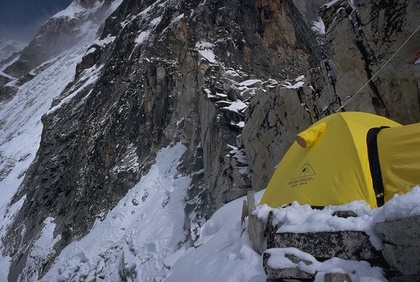
%> input picture Assignment 01/tent.jpg, 420 x 282 px, shrunk from 728 x 489 before the run
$ octave --eval "result = hw1('tent.jpg');"   (GNU Octave 9; MATLAB toolbox functions it lacks are replaced by stand-ins)
%> lines starting %> are read from the running program, lines starting %| are printed output that depends on the picture
function [num_questions] = hw1(infile)
%> called with infile = 'tent.jpg'
%HW1 Performs all commands needed for HW1.
%   The return value is the number of completed homework questions. First,
%   HW1 reads in an image, displays it in a figure, then saves the
%   image with the extension '.out.jpg'. Then, it displays statistics (min,
%   max) for each channel in the image. Then, the image is converted to a
%   grayscale. This grayscale image is displayed as a figure. After that,
%   each separate channel is taken as a grayscale image and displayed. To
%   further experiment with channels, a new 3-channel image is produced
%   which permutes the channels of the original image. To experiment with
%   indexing, the grayscale image from earlier is modified so that each
%   fifth pixel along the rows and columns are turned white. This is also
%   displayed in a figure. In addition to the statistics gathered earlier,
%   a histogram is then generated for each channel and shown in a figure.
%   After that, to experiment with function plotting, the sin and cosine
%   function are plotted from the domain -pi to pi. To experiment with
%   matrix operations, an arbitrary matrix equation is solved by using
%   inv, linsolve, and '\'. The topic of modifying certain pixel values in
%   the grayscale image is then returned to, and a one-liner is used to
%   perform a similar operation to the lattice operation that the nested
%   loop performed earlier. A similar method is then used to set all pixel
%   values over a certain threshold to black. Finally, the function
%   explores PCA and transforms a set of data points based on their PCA.
    num_questions = 0;
    img = imread(infile);
%> img is the input picture: size 282x420x3 uint8; mean R, G, B 86.8, 87.9, 89.3
    img_fig = figure;
    imshow(img);
    imwrite(img, strcat(infile, '.out.jpg'));

    % #6
    num_questions = num_questions + 1;

    % #7
    num_questions = num_questions + 1;
    whos img;
    [num_rows, num_cols, num_channels] = size(img)
%> num_rows = 282; num_cols = 420; num_channels = 3
    img_red = img(:, :, 1);
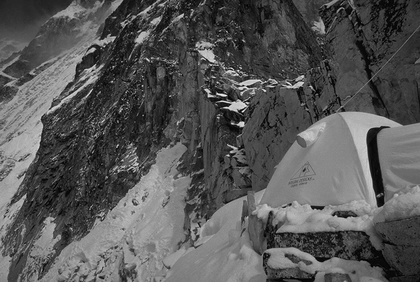
%> img_red: size 282x420 uint8; min 0, max 251, mean 86.8
    % 0
    strcat('min(min(img_red)) = ', int2str(min(min(img_red))))
%> ans = 'min(min(img_red)) =0'
    % 251
    strcat('max(max(img_red)) = ', int2str(max(max(img_red))))
%> ans = 'max(max(img_red)) =251'
    img_green = img(:, :, 2);
    % 0
    strcat('min(min(img_green)) = ', int2str(min(min(img_green))))
%> ans = 'min(min(img_green)) =0'
    % 248
    strcat('max(max(img_green)) = ', int2str(max(max(img_green))))
%> ans = 'max(max(img_green)) =249'
    img_blue = img(:, :, 3);
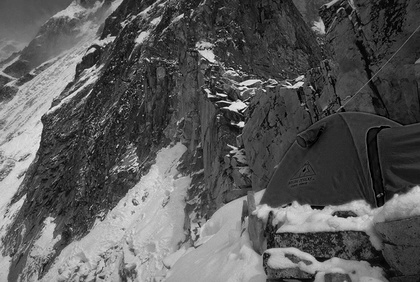
%> img_blue: size 282x420 uint8; min 0, max 250, mean 89.3
    % 0
    strcat('min(min(img_blue)) = ', int2str(min(min(img_blue))))
%> ans = 'min(min(img_blue)) =0'
    % 253
    strcat('max(max(img_blue)) = ', int2str(max(max(img_blue))))
%> ans = 'max(max(img_blue)) =250'
    img_gray = rgb2gray(img);
    'size(img_gray) = '
    size(img_gray)
%> ans = [282 420]
    img_gray_fig = figure;
    imshow(img_gray);

    % #8
    num_questions = num_questions + 1;
    img_red_fig = figure;
    imshow(img_red);
    img_green_fig = figure;
    imshow(img_green);
    img_blue_fig = figure;
    imshow(img_blue);

    img_permuted = zeros(size(img), 'uint8');
    img_permuted(:, :, 1) = img_green;
    img_permuted(:, :, 2) = img_blue;
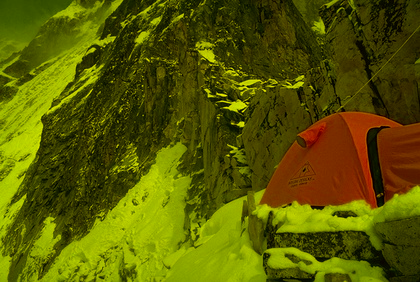
%> img_permuted: size 282x420x3 uint8; mean R, G, B 87.9, 89.3, 0
    img_permuted(:, :, 3) = img_red;
    img_permuted_fig = figure;
    imshow(img_permuted);

    % #9
    num_questions = num_questions + 1;
    img_gray_scaled = cast(img_gray, 'double') ./ 255.0;
    img_gray_size = size(img_gray_scaled);
%> img_gray_size = [282 420]
    for y = 5:5:img_gray_size(1)
        for x = 5:5:img_gray_size(2)
            img_gray_scaled(y, x) = 1.0;
        end
    end
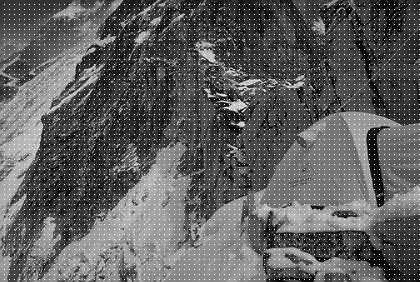
%> img_gray_scaled: size 282x420 double; min 0, max 1, mean 0.37

    img_gray_lattice_imagesc_fig = figure;
    imagesc(img_gray_scaled);
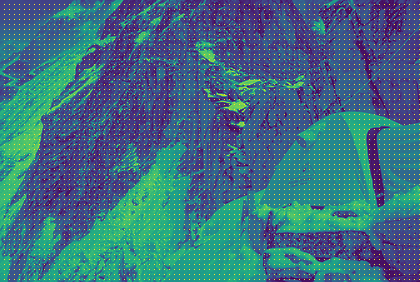
%> displayed picture: size 282x420x3, on the screen's scale of 0 to 255; mean R, G, B 61.4, 108.7, 129.5
    img_gray_lattice_imgshow_fig = figure;
    imshow(img_gray_scaled);

    % #10
    num_questions = num_questions + 1;
    img_red_1d_fig = figure;
    histogram(img_red(:), 20);
%> figure, not shown here; tallest bar 14923 high, from x = 62.75 to 75.3
    img_green_1d_fig = figure;
    histogram(img_green(:), 20);
%> figure, not shown here; tallest bar 17149 high, from x = 49.8 to 62.25
    img_blue_1d_fig = figure;
    histogram(img_blue(:), 20);
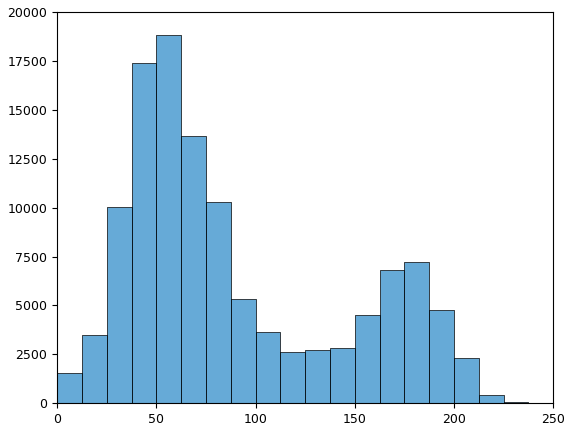
%> figure redrawn from the program's plot data; tallest bar 18823 high, from x = 50 to 62.5

    % #11
    num_questions = num_questions + 1;
    sin_fig = figure;
    X = linspace(-pi, pi);
    plot(X, sin(X), 'b');
    hold on;
    plot(X, cos(X), 'r');
%> figure, not shown here; curve peaks at x = 1.55, y = 1; curve peaks at x = -0.0317, y = 0.999

    % #12
    num_questions = num_questions + 1;
    mat_12 = [3 4 1; 2 -1 2; 1 1 -1];
    vec_12 = [9; 8; 0];
    mat_12_inv = inv(mat_12);
    ans_12_1 = mat_12_inv * vec_12
    mat_12 * ans_12_1

    ans_12_2 = linsolve(mat_12, vec_12)
    ans_12_3 = mat_12 \ vec_12
    diff_12 = ans_12_2 - ans_12_1

    % #15
    num_questions = num_questions + 1;
    img_gray_15 = cast(img_gray, 'double') ./ 255;
    img_gray_15_size = size(img_gray_15)
%> img_gray_15_size = [282 420]
    img_gray_15(5:5:(img_gray_15_size(1)), 5:5:(img_gray_15_size(2))) = 0.0;
%> img_gray_15: size 282x420 double; min 0, max 0.98, mean 0.33
    img_gray_15_fig_1 = figure;
    imshow(img_gray_15);

    img_gray_15(find(img_gray_15 > 0.5)) = 0.0;
    img_gray_15_fig_2 = figure;
    imshow(img_gray_15);

    % #16
    num_questions = num_questions + 1;
    pca_mat = importdata('pca.txt')
    pca_mat_size = size(pca_mat);
    pca_fig = figure;
    scatter(pca_mat(:, 1), pca_mat(:, 2), 3, 'filled');
    axis equal;
%> `result = hw1('tent.jpg');`:
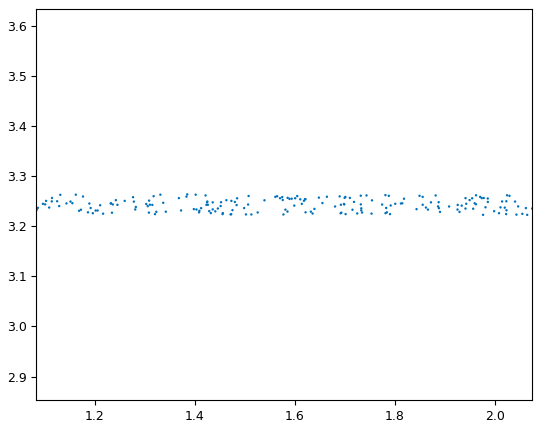
%> figure redrawn from the program's plot data
    covar = cov(pca_mat)

    % #17
    num_questions = num_questions + 1;
    pca_mean = sum(pca_mat, 1) / pca_mat_size(1)
    pca_mat_mean = pca_mat - pca_mean
    covar_mean = cov(pca_mat_mean)
    [pca_cov_eigvecs, pca_cov_eigvals] = eig(cov(pca_mat_mean))
    pca_cov_eigvecs(:, 1)' * pca_cov_eigvecs(:, 2)
    % Essentially, we have a new basis defined by our eigenvectors, and we
    % just need to multiply each (x, y) coordinate against that new basis
    % to get that point in terms of that basis. This requires some
    % transpose shenanagans.
    pca_performed = pca_mat * pca_cov_eigvecs(:, [2 1]);
    covar_pca = cov(pca_performed)
    pca_fig_2 = figure;
    scatter(pca_performed(:, 1), pca_performed(:, 2), 3, 'filled');
    axis equal;
    cov_sum_before = covar(1, 1) + covar(2, 2)
    cov_sum_after = covar_pca(1, 1) + covar_pca(2, 2)
end
